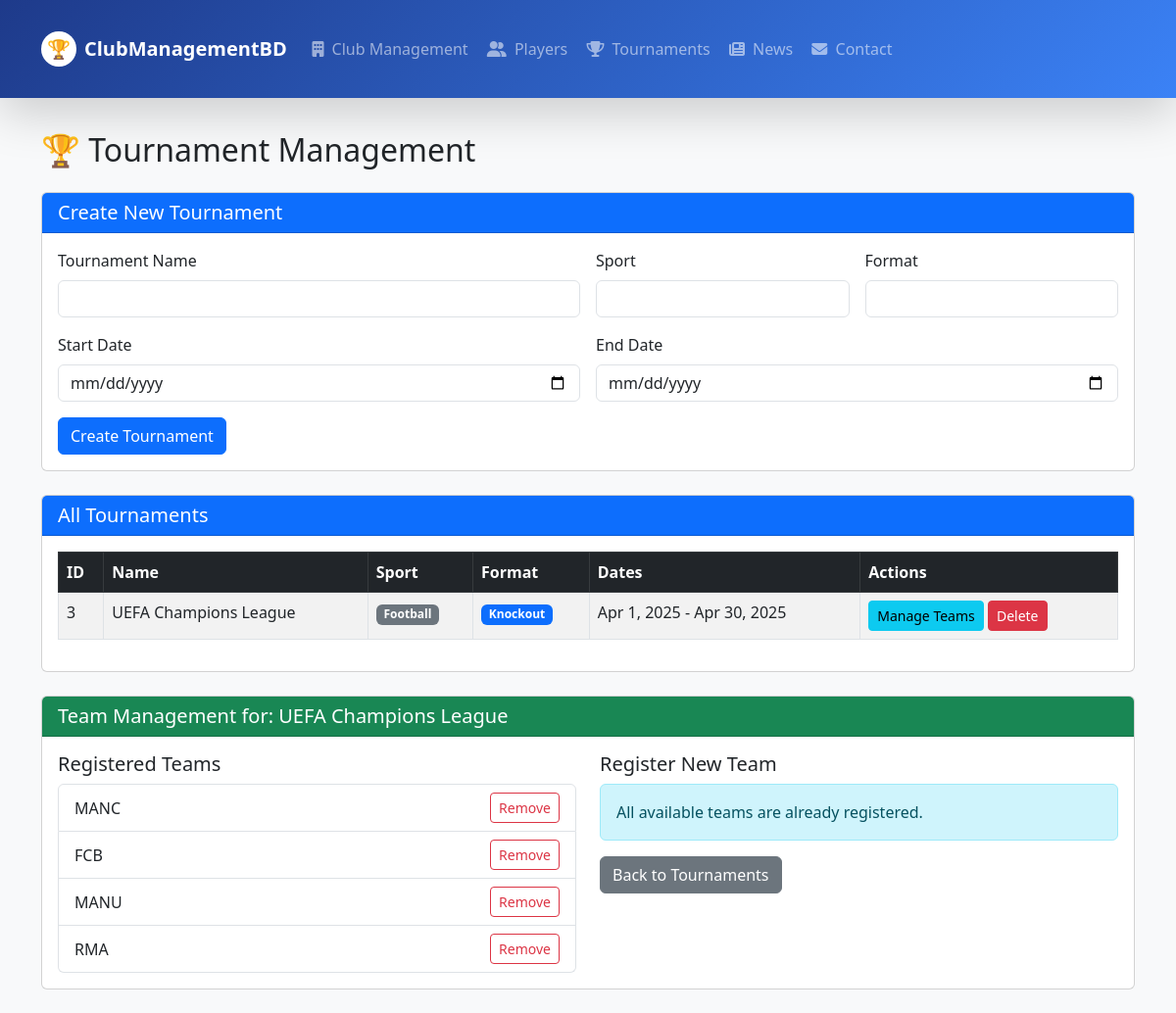
The app's page /tournaments.php?manage=3 with its own data.
### tables this page shows
CREATE TABLE `Tournament` (
  `Tournament_id` int(11) NOT NULL,
  `Tournament_name` varchar(100) DEFAULT NULL,
  `sport` varchar(50) DEFAULT NULL,
  `format` varchar(50) DEFAULT NULL,
  `Tournament_start_date` date DEFAULT NULL,
  `Tournament_end_date` date DEFAULT NULL
);

CREATE TABLE `Team` (
  `Team_id` int(11) NOT NULL,
  `Club_id` int(11) DEFAULT NULL,
  `Team_name` varchar(100) DEFAULT NULL,
  `Captain_id` int(11) DEFAULT NULL
);

### tournaments.php (the view, shortened to what this page needs)
<?php
include 'db_connect.php';
$tournaments = $conn->query("SELECT * FROM Tournament ORDER BY Tournament_start_date DESC");
if (isset($_GET['manage'])) {
    $tournament_id = $_GET['manage'];
    $current_tournament = $conn->query("SELECT * FROM Tournament WHERE Tournament_id = $tournament_id")->fetch_assoc();
    $registered_teams = $conn->query("SELECT t.* FROM Team t
                                    JOIN Team_Tournament tt ON t.Team_id = tt.Team_id
                                    WHERE tt.Tournament_id = $tournament_id");
    $available_teams = $conn->query("SELECT * FROM Team
                                   WHERE Team_id NOT IN (
                                       SELECT Team_id FROM Team_Tournament WHERE Tournament_id = $tournament_id
                                   )");
}
?>
<!DOCTYPE html>
<html>
<head>
    <link rel="stylesheet" href="https://cdn.jsdelivr.net/npm/bootstrap@5.3.0/dist/css/bootstrap.min.css">
</head>
<body class="p-4 bg-light">
<?php include 'navbar.php'; ?>
<div class="container">
    <h2 class="mb-4">🏆 Tournament Management</h2>
    <div class="card mb-4">
        <div class="card-header bg-primary text-white">
            <h5 class="mb-0">Create New Tournament</h5>
        </div>
        <div class="card-body">
            <form method="POST">
                <div class="row g-3">
                    <div class="col-md-6">
                        <label class="form-label">Tournament Name</label>
                        <input type="text" name="tournament_name" class="form-control" required>
                    </div>
                    <div class="col-md-3">
                        <label class="form-label">Sport</label>
                        <input type="text" name="sport" class="form-control" required>
                    </div>
                    <div class="col-md-3">
                        <label class="form-label">Format</label>
                        <input type="text" name="format" class="form-control" required>
                    </div>
                    <div class="col-md-6">
                        <label class="form-label">Start Date</label>
                        <input type="date" name="start_date" class="form-control" required>
                    </div>
                    <div class="col-md-6">
                        <label class="form-label">End Date</label>
                        <input type="date" name="end_date" class="form-control" required>
                    </div>
                    <div class="col-12">
                        <button class="btn btn-primary" name="create_tournament">Create Tournament</button>
                    </div>
                </div>
            </form>
        </div>
    </div>
    <div class="card">
        <div class="card-header bg-primary text-white">
            <h5 class="mb-0">All Tournaments</h5>
        </div>
        <div class="card-body">
            <div class="table-responsive">
                <table class="table table-bordered table-striped">
                    <thead class="table-dark">
                        <tr>
                            <th>ID</th>
                            <th>Name</th>
                            <th>Sport</th>
                            <th>Format</th>
                            <th>Dates</th>
                            <th>Actions</th>
                        </tr>
                    </thead>
                    <tbody>
                        <?php while ($t = $tournaments->fetch_assoc()): ?>
                            <tr>
                                <td><?= $t['Tournament_id'] ?></td>
                                <td><?= $t['Tournament_name'] ?></td>
                                <td><span class="badge badge-sport bg-secondary"><?= $t['sport'] ?></span></td>
                                <td><span class="badge badge-format bg-primary"><?= $t['format'] ?></span></td>
                                <td>
                                    <?= date('M j, Y', strtotime($t['Tournament_start_date'])) ?> -
                                    <?= date('M j, Y', strtotime($t['Tournament_end_date'])) ?>
                                </td>
                                <td>
                                    <a href="?manage=<?= $t['Tournament_id'] ?>" class="btn btn-sm btn-info">Manage Teams</a>
                                    <a href="?delete=<?= $t['Tournament_id'] ?>" class="btn btn-sm btn-danger" onclick="return confirm('Are you sure you want to delete this tournament?')">Delete</a>
                                </td>
                            </tr>
                        <?php endwhile; ?>
                    </tbody>
                </table>
            </div>
        </div>
    </div>
    <?php if (isset($_GET['manage'])): ?>
    <div class="card mt-4">
        <div class="card-header bg-success text-white">
            <h5 class="mb-0">Team Management for: <?= $current_tournament['Tournament_name'] ?></h5>
        </div>
        <div class="card-body">
            <div class="row">
                <div class="col-md-6">
                    <h5>Registered Teams</h5>
                    <?php if ($registered_teams->num_rows > 0): ?>
                        <div class="list-group">
                            <?php while ($team = $registered_teams->fetch_assoc()): ?>
                                <div class="list-group-item d-flex justify-content-between align-items-center">
                                    <?= $team['Team_name'] ?>
                                    <form method="POST" style="display:inline;">
                                        <button type="submit" name="remove_team" class="btn btn-sm btn-outline-danger">Remove</button>
                                    </form>
                                </div>
                            <?php endwhile; ?>
                        </div>
                    <?php else: ?>
                        <div class="alert alert-warning">No teams registered yet.</div>
                    <?php endif; ?>
                </div>
                <div class="col-md-6">
                    <h5>Register New Team</h5>
                    <?php if ($available_teams->num_rows > 0): ?>
                        <form method="POST">
                            <input type="hidden" name="tournament_id" value="<?= $current_tournament['Tournament_id'] ?>">
                            <div class="mb-3">
                                <label class="form-label">Select Team</label>
                                <select name="team_id" class="form-select" required>
                                    <option value="">-- Select Team --</option>
                                    <?php while ($team = $available_teams->fetch_assoc()): ?>
                                        <option value="<?= $team['Team_id'] ?>"><?= $team['Team_name'] ?></option>
                                    <?php endwhile; ?>
                                </select>
                            </div>
                            <button type="submit" name="register_team" class="btn btn-success">Register Team</button>
                            <a href="tournaments.php" class="btn btn-secondary">Back to Tournaments</a>
                        </form>
                    <?php else: ?>
                        <div class="alert alert-info">All available teams are already registered.</div>
                        <a href="tournaments.php" class="btn btn-secondary">Back to Tournaments</a>
                    <?php endif; ?>
                </div>
            </div>
        </div>
    </div>
    <?php endif; ?>
</div>
</body>
</html>

### tournaments.php (style rules this page uses)
.card { transition: transform 0.2s; }
.badge-sport { background-color: #6c757d; }
.badge-format { background-color: #0d6efd; }

### navbar.php (style rules this page uses)
:root { --navbar-height: 100px; --primary-dark: #1e3a8a; --primary-light: #3b82f6; --accent-color: #0ea5e9; --hover-bg: rgba(255, 255, 255, 0.15); }
h1, h2, h3, .page-title { margin-top: var(--navbar-height); padding-top: 10px; }
.form-group, .form-control, input, select, textarea { position: relative; z-index: 1; }

### records on screen
tournament: Tournament_id "3", Tournament_name "UEFA Champions League", sport "Football", format "Knockout", Tournament_start_date "Apr 1, 2025", Tournament_end_date "Apr 30, 2025"
team: Team_name "MANC"
team: Team_name "FCB"
team: Team_name "MANU"
team: Team_name "RMA"
